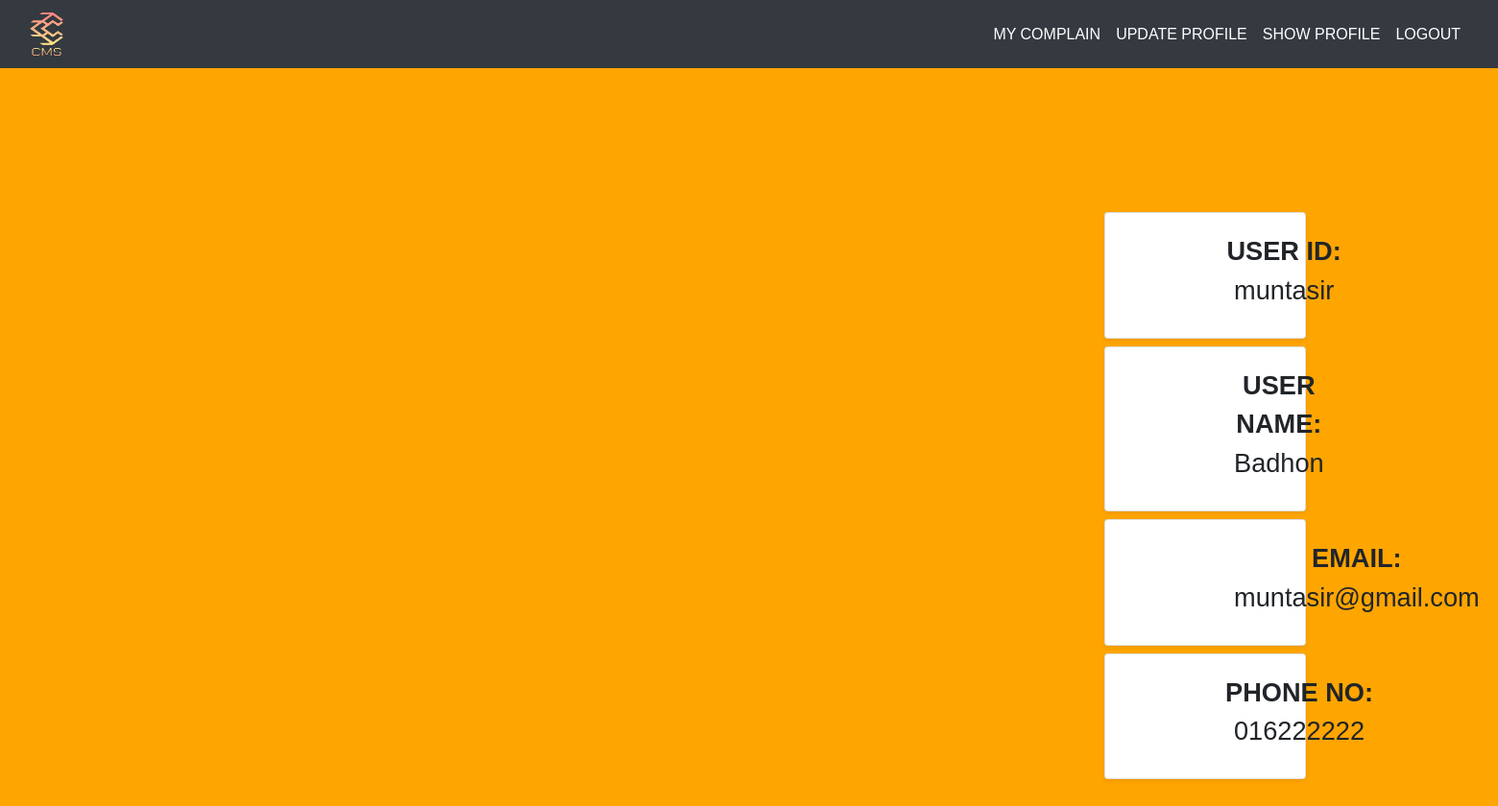
Screenshot of /userprofile.php (signed in) with the database file from the repository.
### tables this page shows
CREATE TABLE `user` (
  `id` varchar(20) NOT NULL,
  `email` varchar(40) NOT NULL,
  `name` varchar(40) NOT NULL,
  `password` char(12) NOT NULL
);

CREATE TABLE `phone` (
  `id` varchar(20) NOT NULL,
  `Phone` varchar(20) NOT NULL
);

### userprofile.php (the view, shortened to what this page needs)
<?php	require './components/header.php'; ?>
<?php
  $id = $_SESSION['id'];
  $q="SELECT * FROM user WHERE id = '$id'";
  $q2="SELECT * FROM phone WHERE id = '$id'";
  $query = mysqli_query($conn,$q);
  $query2 = mysqli_query($conn,$q2);
  $row = mysqli_fetch_assoc($query);
  $row2 = mysqli_fetch_assoc($query2);
  $name = $row['name'];
  $email = $row['email'];
  $phone = $row2['Phone'];
?>
<div  style="text-align:left; padding-top: 150px; margin-bottom: 55px; padding-left: 1150px; padding-right: 200px">
  <div class="thumb-content">
    <div class="card shadow-sm mb-2">
      <div class="card-body d-flex justify-content-start align-items-center mx-4">
        <div class="d-flex flex-column justify-content-center align-items-center">
          <div class="mb-2" style="width:120%; font-size: 170%; text-align: center; padding-left: 90px"><b>USER ID: </b><?php echo $id ?></div>
        </div>
    </div>
  </div>
  <div class="card shadow-sm mb-2">
    <div class="card-body d-flex justify-content-start align-items-center mx-4">
      <div class="d-flex flex-column justify-content-center align-items-center">
        <div class="mb-2" style="width:120%; font-size: 170%; text-align: center; padding-left: 90px"><b>USER NAME: </b><?php echo $name ?></div>
      </div>
    </div>
  </div>
  <div class="card shadow-sm mb-2">
    <div class="card-body d-flex justify-content-start align-items-center mx-4">
      <div class="d-flex flex-column justify-content-center align-items-center">
        <div class="mb-2" style="width:120%; font-size: 170%; text-align: center; padding-left: 90px"><b>EMAIL: </b><?php echo $email ?></div>
      </div>
    </div>
  </div>
  <div class="card shadow-sm mb-2">
    <div class="card-body d-flex justify-content-start align-items-center mx-4">
      <div class="d-flex flex-column justify-content-center align-items-center">
        <div class="mb-2" style="width:120%; font-size: 170%; text-align: center; padding-left: 90px"><b>PHONE NO: </b><?php echo $phone ?></div>
      </div>
    </div>
  </div>
</div>
<?php require './components/footer.php'; ?>

### css/style2.css (style rules this page uses)
* { margin: 0;padding: 0;box-sizing: border-box; font-family: 'Montserrat', sans-serif; }
body { background-image: url('image.jpg'); background-repeat: no-repeat; background-size: cover; font-family: "Lato", sans-serif }

### rows the page displays
user: name "Badhon", email "muntasir@gmail.com"
phone: Phone "016222222"

### other values shown
$id "muntasir"
